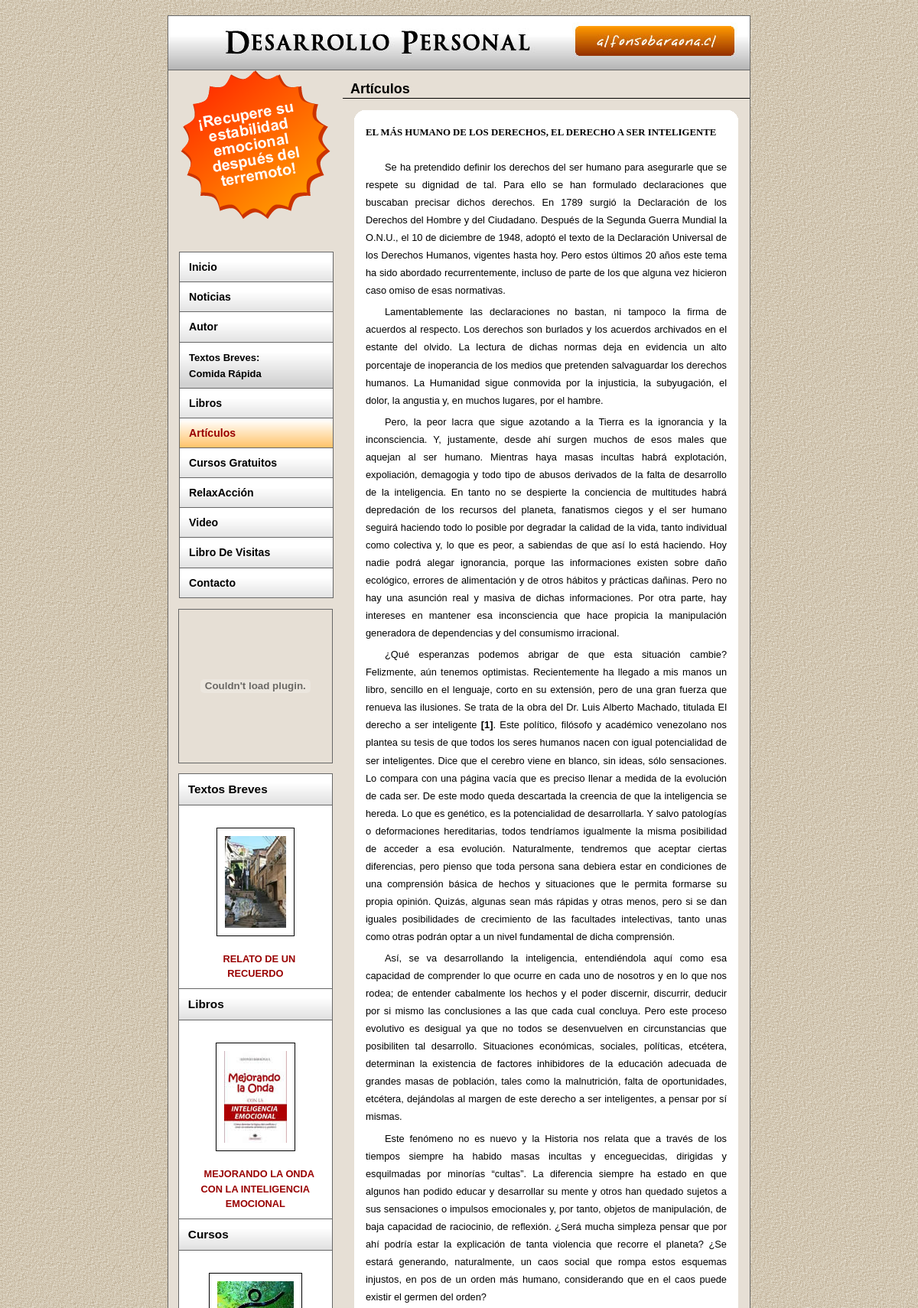
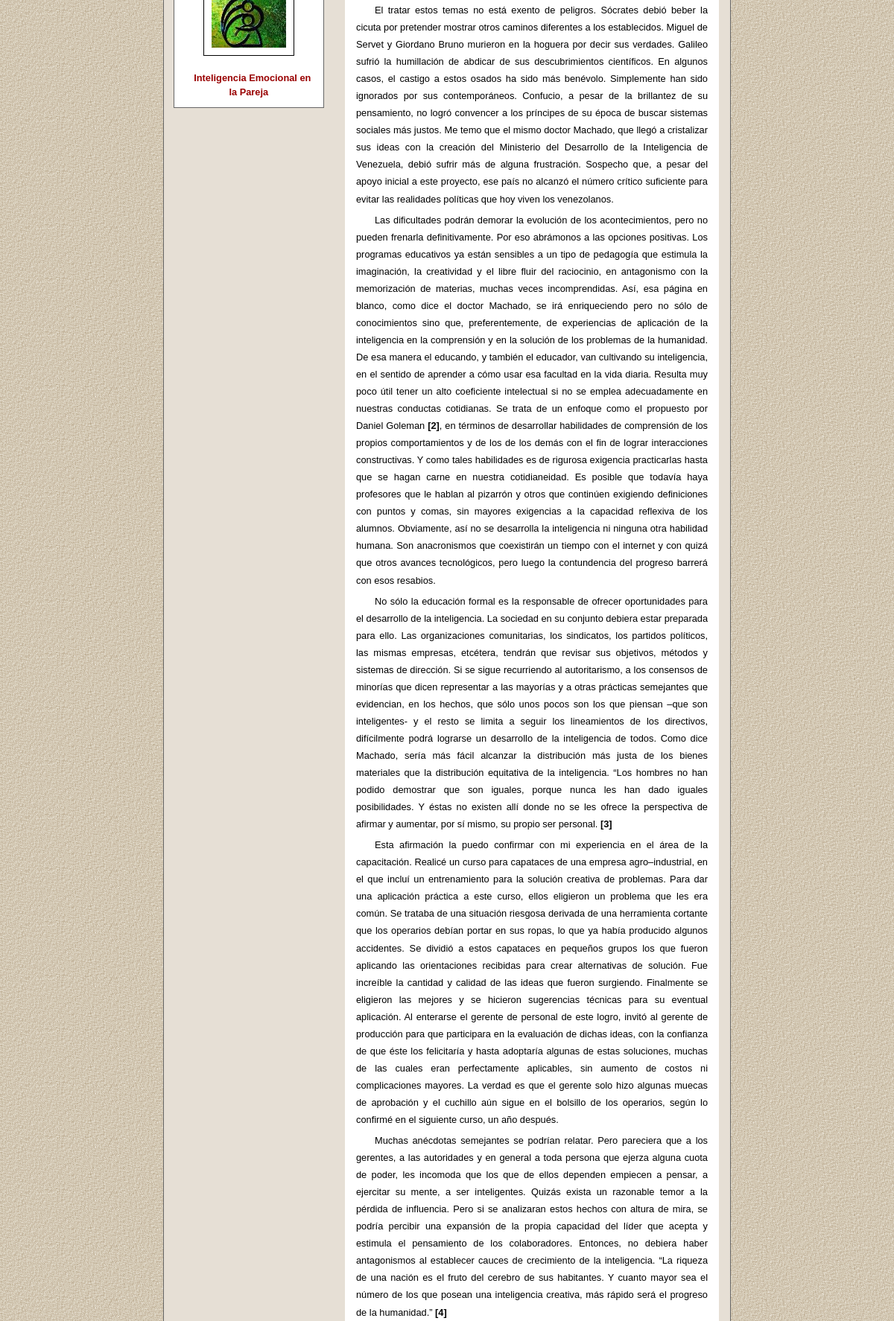
The page /articulos.php?artic_id=2 (upper part) on the database its author committed (2 pictures, top to bottom).
### tables this page shows
CREATE TABLE IF NOT EXISTS `web_artic` (
  `artic_id` int(12) NOT NULL auto_increment,
  `artic_titulo` text NOT NULL,
  `artic_text` text NOT NULL,
  `artic_cat` tinytext NOT NULL,
  `artic_pub` tinytext NOT NULL,
  `artic_dest` tinytext NOT NULL,
  `artic_fecha` varchar(255) NOT NULL default '',
  PRIMARY KEY  (`artic_id`)
);

CREATE TABLE IF NOT EXISTS `web_breves` (
  `brev_id` int(12) NOT NULL auto_increment,
  `brev_titulo` text NOT NULL,
  `brev_text` text NOT NULL,
  `brev_imagen` tinytext NOT NULL,
  `brev_cat` tinytext NOT NULL,
  `brev_pub` tinytext NOT NULL,
  `brev_dest` tinytext NOT NULL,
  `brev_fecha` varchar(255) NOT NULL default '',
  PRIMARY KEY  (`brev_id`)
);

CREATE TABLE IF NOT EXISTS `web_libros` (
  `lib_id` tinyint(12) NOT NULL auto_increment,
  `lib_titulo` text NOT NULL,
  `lib_text` text NOT NULL,
  `lib_resumen` text NOT NULL,
  `lib_imagen` tinytext NOT NULL,
  `lib_cat` tinytext NOT NULL,
  `lib_pub` tinytext NOT NULL,
  `lib_dest` tinytext NOT NULL,
  PRIMARY KEY  (`lib_id`)
);

CREATE TABLE IF NOT EXISTS `web_cursos` (
  `cur_id` tinyint(12) NOT NULL auto_increment,
  `cur_titulo` text NOT NULL,
  `cur_text` text NOT NULL,
  `cur_imagen` tinytext NOT NULL,
  `cur_cat` tinytext NOT NULL,
  `cur_pub` tinytext NOT NULL,
  `cur_dest` tinytext NOT NULL,
  PRIMARY KEY  (`cur_id`)
);

### admin/inc/fx/general.fx.php (called while the page is built, shortened)
<?php
  function str_input($text){
    $text = addslashes(htmlentities(trim($text), ENT_QUOTES));
    return $text;
  }
  function str_output($text){
    $text = stripslashes(html_entity_decode(trim($text), ENT_QUOTES));
    return $text;
  }
?>

### side.inc.php (the view, shortened to what this page needs)
<?php
  $url_images_folder_libros = "./libros/";
  $url_thumbs_folder_libros = $url_images_folder_libros."thumbs/";
  $url_images_folder_cursos = "./cursos/";
  $url_thumbs_folder_cursos = $url_images_folder_cursos."thumbs/";
  $url_images_folder_breves = "./breves/";
  $url_thumbs_folder_breves = $url_images_folder_breves."thumbs/";
?>
        <div id="flash">
          <object classid="clsid:D27CDB6E-AE6D-11cf-96B8-444553540000" codebase="http://download.macromedia.com/pub/shockwave/cabs/flash/swflash.cab#version=6,0,29,0" width="200" height="200">
            <embed src="img/relaxaccion.swf" quality="high" pluginspage="http://www.macromedia.com/go/getflashplayer" type="application/x-shockwave-flash" width="200" height="200"></embed>
          </object>
        </div>
        <div id="side">
<?php
  $datos = mysql_query("SELECT brev_id FROM ".$pre."breves ") or die(mysql_error());
  if (mysql_num_rows($datos) == 0) {}
  else {
      $datos = mysql_query("SELECT * FROM ".$pre."breves WHERE brev_pub='si' AND brev_dest='si' ORDER BY RAND() LIMIT 1") or die(mysql_error());
      $num_rows = mysql_num_rows($datos);
      for($j=0; $j<$num_rows; ++$j) {
          $brev_titulo = str_output(mysql_result($datos,$j,"brev_titulo"));
          $brev_imagen = str_output(mysql_result($datos,$j,"brev_imagen"));
?>
        <h3>Textos Breves</h3>
          <div align="center"><br />
            <a href="breves.php" title="<?php echo $brev_titulo; ?>">
            <img src="<?php echo $url_thumbs_folder_breves.$brev_imagen; ?>" border="0" alt="<?php echo $brev_titulo; ?>" /></a>
            <p><a href="breves.php" title="<?php echo $brev_titulo; ?>"><?php echo $brev_titulo; ?></a></p>
          </div>
<?php
          }
  }
  $datos = mysql_query("SELECT lib_id FROM ".$pre."libros ") or die(mysql_error());
  if (mysql_num_rows($datos) == 0) {}
  else {
      $datos = mysql_query("SELECT * FROM ".$pre."libros WHERE lib_pub='si' AND lib_dest='si' ORDER BY RAND() LIMIT 1") or die(mysql_error());
      $num_rows = mysql_num_rows($datos);
      for($j=0; $j<$num_rows; ++$j) {
          $lib_titulo = str_output(mysql_result($datos,$j,"lib_titulo"));
          $lib_imagen = str_output(mysql_result($datos,$j,"lib_imagen"));
?>
        <h3>Libros</h3>
          <div align="center"><br />
            <a href="libros.php" title="<?php echo $lib_titulo; ?>">
            <img src="<?php echo $url_thumbs_folder_libros.$lib_imagen; ?>" border="0" alt="<?php echo $lib_titulo; ?>" /></a>
            <p><a href="libros.php" title="<?php echo $lib_titulo; ?>"><?php echo $lib_titulo; ?></a></p>
          </div>
<?php
          }
  }
  $datos = mysql_query("SELECT cur_id FROM ".$pre."cursos ") or die(mysql_error());
  if (mysql_num_rows($datos) == 0) {}
  else {
      $datos = mysql_query("SELECT * FROM ".$pre."cursos WHERE cur_pub='si' AND cur_dest='si' ORDER BY RAND() LIMIT 1") or die(mysql_error());
      $num_rows = mysql_num_rows($datos);
      for($j=0; $j<$num_rows; ++$j) {
          $cur_titulo = str_output(mysql_result($datos,$j,"cur_titulo"));
          $cur_imagen = str_output(mysql_result($datos,$j,"cur_imagen"));
?>
        <h3>Cursos</h3>
          <div align="center"><br />
            <a href="cursos.php" title="<?php echo $cur_titulo; ?>">
            <img src="<?php echo $url_thumbs_folder_cursos.$cur_imagen; ?>" border="0" alt="<?php echo $cur_titulo; ?>" /></a>
            <p><a href="cursos.php" title="<?php echo $cur_titulo; ?>"><?php echo $cur_titulo; ?></a></p>
          </div>
<?php
          }
  }
?>
       </div>

### articulos.php (shortened to what this page needs)
<?php
include('inc.inc.php');
$self = str_replace(".","",strrev(strrchr(strrev(basename($_SERVER['PHP_SELF'])),".")));
$title = "Artículos";
$section = "artic";
$tabla = $pre.$section;
   if (isset($_GET['cat'])){$categ_id = str_input($_GET['cat']);}
   else {$categ_id='1';}
?>
<div id="content">
         <?php echo "<h1>".$title."</h1>"; ?>
         <div class="article">
<?php
  $datos = mysql_query("SELECT artic_id FROM ".$tabla." WHERE artic_cat='".$categ_id."' AND artic_pub='si'") or die(mysql_error());
  if (mysql_num_rows($datos) == 0) {
    draw_noitems();
  }
  else {
    if (isset($_GET['artic_id'])){
      $artic_id = str_input($_GET['artic_id']);
      $datos = mysql_query("SELECT * FROM ".$tabla." WHERE artic_id='".$artic_id."' AND artic_pub='si'") or die(mysql_error());
    }
      $num_rows = mysql_num_rows($datos);
      for($j=0; $j<$num_rows; ++$j) {
          $id = mysql_result($datos,$j,"artic_id");
          $artic_titulo = str_output(mysql_result($datos,$j,"artic_titulo"));
          $artic_text = str_output(mysql_result($datos,$j,"artic_text"));
     if (!isset($_GET['artic_id'])){
?>
       <div class="descrip">
       <h3><a href="<?php echo $self.".php?artic_id=".$id; ?>" title="<?php echo $artic_titulo; ?>"><?php echo $artic_titulo; ?></a></h3>
<?php
     }
     else {echo "<h3>$artic_titulo</h3>";}
?>
<?php
     if (isset($_GET['artic_id'])){
       if(!empty($artic_text)) {echo $artic_text;}
     }
     else {
          $extracto_resena = substr($artic_text, 0, 300);
          $ultimo_espacio = strrpos($extracto_resena, ' ');
          $artic_text = substr($extracto_resena, 0, $ultimo_espacio).'... ';
          echo $artic_text;
     }
?>
<?php     }
  }
?>
     </div>
</div>
<?php include('menu.inc.php'); ?>
<?php include('side.inc.php'); ?>

### css/estilo.css (style rules this page uses)
body { margin: 0px; padding: 0px; font: 0.8em/1em "Trebuchet MS", Arial, Verdana, Helvetica, sans-serif; background: #E6DFD5 url(../img/body.png); }
#content { float: right; width: 70%; margin-top: 1em; }
#content h1 { font-size: 1.4em; border-bottom: 1px solid #000000; color: #000000; text-decoration: none; margin-bottom: 10px; font-weight: bold; text-indent: 5px; padding: 5px; }
.article { margin: 15px; padding: 15px; background: #FFFFFF; }
.article h3 { margin-top: 1em; margin-bottom: 1em; padding-bottom: 1em; font: bold 1em Georgia, "Times New Roman", Times, serif; }
.article p { text-align: justify; text-indent: 25px; line-height: 1.8em; margin-top: 5px; margin-bottom: 5px; }
.article img, #side img { background: #FFFFFF; margin: 10px; padding: 10px; border: 1px solid #000000; }
.article a, #side a { color: #990000; text-decoration: none; font-weight: bold; }
#flash { width: 200px; height: 200px; margin: 1em; padding: 0px; border: 1px solid #666; }
#side { width: 200px; background: #FFFFFF; margin-top: 1em; margin-bottom: 2em; line-height: 1.5em; margin-left: 1em; border-right: 1px solid #666; border-bottom: 1px solid #666; border-left: 1px solid #666; }
#side h3 { background: #FFFFFF url(../img/blockdefault.png); color: #000000; font-size: 1.2em; line-height: 40px; padding-left: 12px; text-transform: capitalize; margin: 0px; padding-top: 0px; border-top: 1px solid #666; border-bottom: 1px solid #666; }
#side p { text-indent: 10px; margin: 10px; }

### rows shown on the page
web_artic: artic_titulo "EL MÁS HUMANO DE LOS DERECHOS, EL DERECHO A SER INTELIGENTE", artic_text "Se ha pretendido definir los derechos del ser humano para asegurarle que se respete su dignidad de tal. Para ello se han formulado declaraciones que buscaban precisar dichos derechos. En 1789 surgió la Declaración de los Derechos del Hombre y del Ciudadano. Después de la Segunda Guerra Mundial la O.N.U., el 10 de diciembre de 1948, adoptó el texto de la Declaración Universal de los Derechos Humanos, vigentes hasta hoy. Pero estos últimos 20 años este tema ha sido abordado recurrentemente, incluso de parte de los que alguna vez hicieron caso omiso de esas normativas. Lamentablemente las declaraciones no bastan, ni tampoco la firma de acuerdos al respecto. Los derechos son burlados y los…"
web_breves: brev_imagen (picture), brev_titulo "RELATO DE UN RECUERDO"
web_libros: lib_imagen (picture), lib_titulo "MEJORANDO LA ONDA CON LA INTELIGENCIA EMOCIONAL"
web_cursos: cur_imagen (picture), cur_titulo "Inteligencia Emocional en la Pareja"

### other values the page prints
$title "Artículos"
